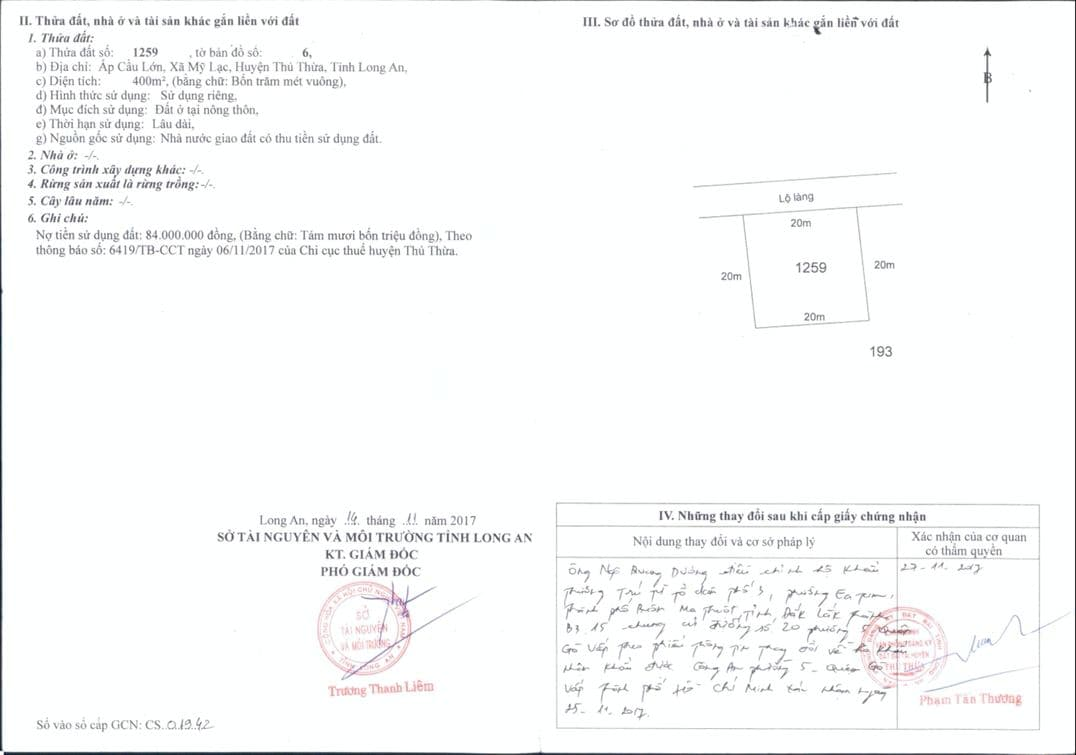
#> input picture image1.png, 1076 x 755 px
$ jupyter execute 'ORB & BF Matching.ipynb'
#> lines starting #> are read from the running program, lines starting #| are printed output that depends on the picture
[cell 1]
import cv2
import cv2 as cv
import numpy as np
from PIL import Image

# Read two images in grayscale image
img1 = cv2.imread("image1.png", cv2.IMREAD_GRAYSCALE)
#> img1: shape (755, 1076); min 0, max 255, mean 249.5
img2 = cv2.imread("image2.png", cv2.IMREAD_GRAYSCALE)
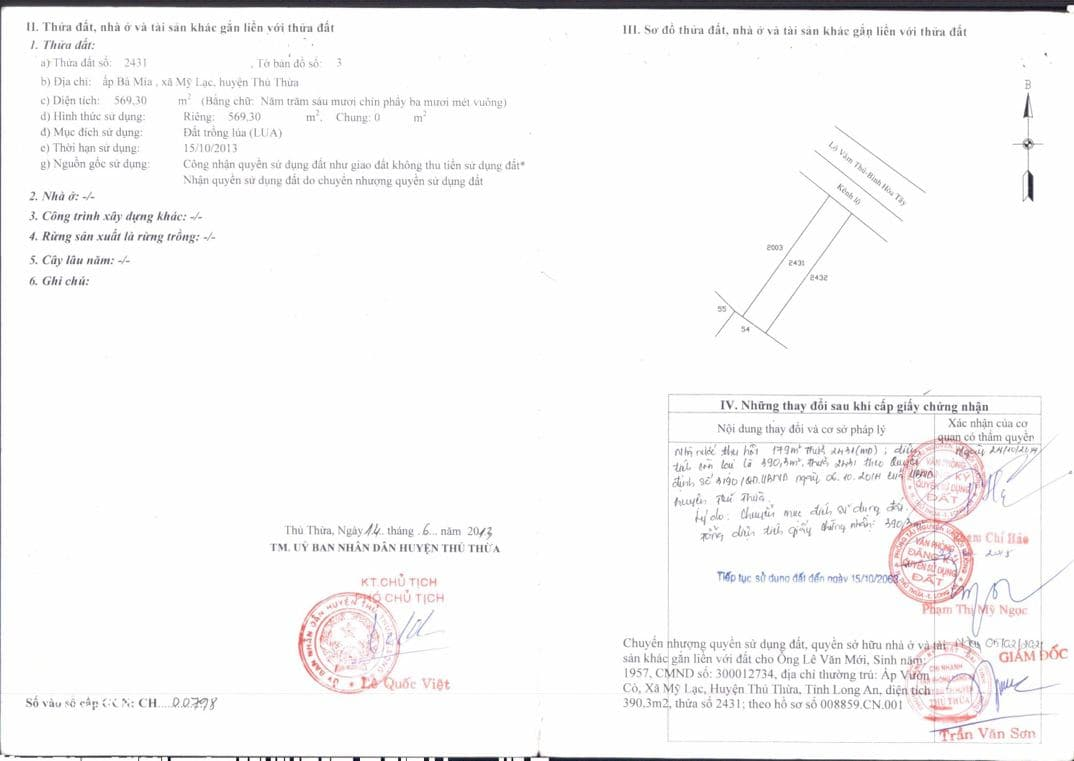
#> input picture image2.png, 1074 x 761 px
#> img2: shape (761, 1074); min 0, max 255, mean 246.5

#Create ORB feature detectors and descriptors
orb = cv2.ORB_create(nfeatures=1000)

#Detect features and descriptors for two images
keypoint1, descriptor1 = orb.detectAndCompute(img1, None)
#> keypoint1 = 1000 keypoints; strongest (x, y, size): (989, 53, 37.2), (985, 53, 31), (107, 201, 31), (326, 569, 31)
keypoint2, descriptor2 = orb.detectAndCompute(img2, None)
#> keypoint2 = 1000 keypoints; strongest (x, y, size): (1027, 115, 31), (1029, 142, 31), (1025, 144, 31), (1026, 142, 31)

# Get a violent matcher object
bf = cv2.BFMatcher(cv2.NORM_HAMMING, crossCheck=True)
#Using a matcher to match the similarity of two descriptors in Chengdu
maches = bf.match(descriptor1, descriptor2)
#> maches = 293 matches
# Sort by proximity
maches = sorted(maches, key=lambda x: x.distance)
# Draw a match
img3 = cv2.drawMatches(img1, keypoint1, img2, keypoint2, maches[: 30], img2, flags=2)
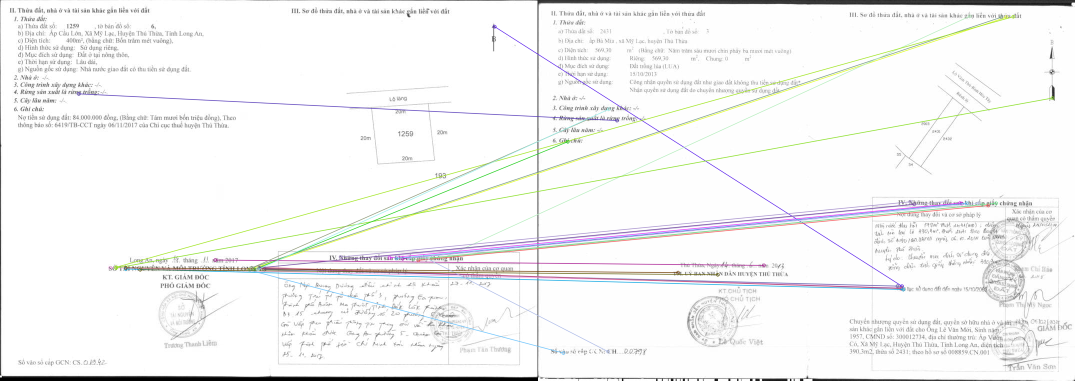
#> img3: shape (761, 2150, 3) (shown at 1/2 size); mean of channels 0, 1, 2 244.2, 244.3, 244.2; drawn as B, G, R

display(Image.fromarray(img3))

[cell 2]
akaze = cv.AKAZE_create()

#Detect features and descriptors for two images
keypoint1, descriptor1 = akaze.detectAndCompute(img1, None)
#> keypoint1 = 1026 keypoints; strongest (x, y, size): (987, 53, 4.8), (816, 31, 4.8), (987, 77, 8.1), (328, 554, 5.7)
keypoint2, descriptor2 = akaze.detectAndCompute(img2, None)
#> keypoint2 = 930 keypoints; strongest (x, y, size): (1030, 195, 5.7), (1026, 113, 5.7), (1030, 177, 5.7), (1027, 144, 5.7)

# Get a violent matcher object
bf = cv2.BFMatcher(cv2.NORM_HAMMING, crossCheck=True)
#Using a matcher to match the similarity of two descriptors in Chengdu
maches = bf.match(descriptor1, descriptor2)
#> maches = 275 matches
# Sort by proximity
maches = sorted(maches, key=lambda x: x.distance)
# Draw a match
img3 = cv2.drawMatches(img1, keypoint1, img2, keypoint2, maches[: 30], img2, flags=2)
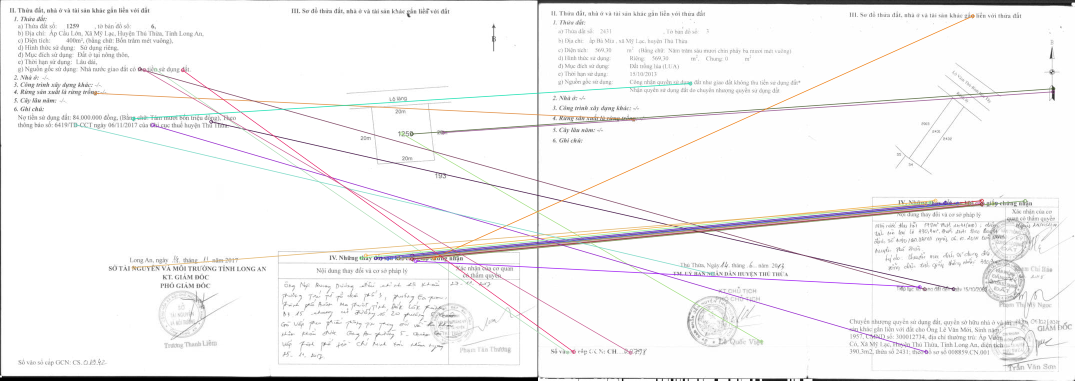
#> img3: shape (761, 2150, 3) (shown at 1/2 size); mean of channels 0, 1, 2 243.9, 243.6, 244.4; drawn as B, G, R

display(Image.fromarray(img3))
